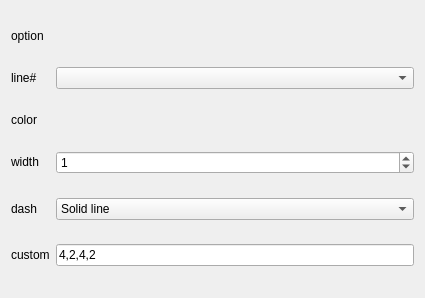
         <widget class="QWidget" name="page_3">
          <property name="geometry">
           <rect>
            <x>0</x>
            <y>0</y>
            <width>425</width>
            <height>298</height>
           </rect>
          </property>
          <attribute name="label">
           <string>Line</string>
          </attribute>
          <layout class="QGridLayout" name="gridLayout_7">
           <item row="4" column="1">
            <widget class="QSpinBox" name="spinBox_lineWidth">
             <property name="value">
              <number>1</number>
             </property>
            </widget>
           </item>
           <item row="5" column="1">
            <widget class="QComboBox" name="comboBox_lineType">
             <item>
              <property name="text">
               <string>Solid line</string>
              </property>
             </item>
             <item>
              <property name="text">
               <string>Dash line</string>
              </property>
             </item>
             <item>
              <property name="text">
               <string>Dot line</string>
              </property>
             </item>
             <item>
              <property name="text">
               <string>Dash dot line</string>
              </property>
             </item>
             <item>
              <property name="text">
               <string>Dash dot dot line</string>
              </property>
             </item>
             <item>
              <property name="text">
               <string>Custom dash line</string>
              </property>
             </item>
            </widget>
           </item>
           <item row="6" column="1">
            <widget class="QLineEdit" name="lineEdit_customType">
             <property name="text">
              <string>4,2,4,2</string>
             </property>
             <property name="placeholderText">
              <string>4,2,4,2</string>
             </property>
            </widget>
           </item>
           <item row="0" column="0">
            <widget class="QLabel" name="label_13">
             <property name="sizePolicy">
              <sizepolicy hsizetype="Maximum" vsizetype="Maximum">
               <horstretch>0</horstretch>
               <verstretch>0</verstretch>
              </sizepolicy>
             </property>
             <property name="text">
              <string>option</string>
             </property>
            </widget>
           </item>
           <item row="4" column="0">
            <widget class="QLabel" name="label_8">
             <property name="sizePolicy">
              <sizepolicy hsizetype="Maximum" vsizetype="Maximum">
               <horstretch>0</horstretch>
               <verstretch>0</verstretch>
              </sizepolicy>
             </property>
             <property name="text">
              <string>width</string>
             </property>
            </widget>
           </item>
           <item row="5" column="0">
            <widget class="QLabel" name="label_9">
             <property name="sizePolicy">
              <sizepolicy hsizetype="Maximum" vsizetype="Maximum">
               <horstretch>0</horstretch>
               <verstretch>0</verstretch>
              </sizepolicy>
             </property>
             <property name="text">
              <string>dash</string>
             </property>
            </widget>
           </item>
           <item row="6" column="0">
            <widget class="QLabel" name="label_customType">
             <property name="sizePolicy">
              <sizepolicy hsizetype="Maximum" vsizetype="Maximum">
               <horstretch>0</horstretch>
               <verstretch>0</verstretch>
              </sizepolicy>
             </property>
             <property name="text">
              <string>custom</string>
             </property>
            </widget>
           </item>
           <item row="3" column="0">
            <widget class="QLabel" name="label_12">
             <property name="sizePolicy">
              <sizepolicy hsizetype="Maximum" vsizetype="Maximum">
               <horstretch>0</horstretch>
               <verstretch>0</verstretch>
              </sizepolicy>
             </property>
             <property name="text">
              <string>color</string>
             </property>
            </widget>
           </item>
           <item row="2" column="0">
            <widget class="QLabel" name="label_14">
             <property name="sizePolicy">
              <sizepolicy hsizetype="Maximum" vsizetype="Maximum">
               <horstretch>0</horstretch>
               <verstretch>0</verstretch>
              </sizepolicy>
             </property>
             <property name="text">
              <string>line#</string>
             </property>
            </widget>
           </item>
           <item row="2" column="1">
            <widget class="QComboBox" name="comboBox_lineIndex">
             <property name="placeholderText">
              <string>Select line</string>
             </property>
            </widget>
           </item>
          </layout>
         </widget>
